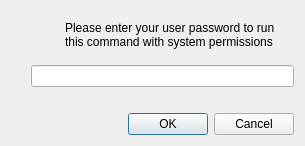
<?xml version="1.0" encoding="UTF-8"?>
<ui version="4.0">
 <class>MainWindow</class>
 <widget class="QMainWindow" name="MainWindow">
  <property name="geometry">
   <rect>
    <x>0</x>
    <y>0</y>
    <width>305</width>
    <height>145</height>
   </rect>
  </property>
  <property name="windowTitle">
   <string>Requesting System Permissions</string>
  </property>
  <property name="windowIcon">
   <iconset resource="qsudo.qrc">
    <normaloff>:/lock.png</normaloff>:/lock.png</iconset>
  </property>
  <widget class="QWidget" name="centralWidget">
   <layout class="QGridLayout" name="gridLayout">
    <item row="2" column="0">
     <layout class="QHBoxLayout" name="horizontalLayout">
      <item>
       <spacer name="horizontalSpacer">
        <property name="orientation">
         <enum>Qt::Horizontal</enum>
        </property>
        <property name="sizeType">
         <enum>QSizePolicy::Fixed</enum>
        </property>
        <property name="sizeHint" stdset="0">
         <size>
          <width>20</width>
          <height>17</height>
         </size>
        </property>
       </spacer>
      </item>
      <item>
       <widget class="QLineEdit" name="passwordLineEdit">
        <property name="echoMode">
         <enum>QLineEdit::Password</enum>
        </property>
       </widget>
      </item>
     </layout>
    </item>
    <item row="0" column="0">
     <layout class="QHBoxLayout" name="horizontalLayout_2">
      <item>
       <widget class="QLabel" name="iconLabel">
        <property name="minimumSize">
         <size>
          <width>48</width>
          <height>48</height>
         </size>
        </property>
        <property name="maximumSize">
         <size>
          <width>48</width>
          <height>16777215</height>
         </size>
        </property>
        <property name="pixmap">
         <pixmap resource="qsudo.qrc">:/lock.png</pixmap>
        </property>
        <property name="alignment">
         <set>Qt::AlignLeading|Qt::AlignLeft|Qt::AlignVCenter</set>
        </property>
       </widget>
      </item>
      <item>
       <widget class="QLabel" name="infoLabel">
        <property name="font">
         <font>
          <weight>50</weight>
          <bold>false</bold>
         </font>
        </property>
        <property name="text">
         <string>Please enter your user password to run this command with system permissions</string>
        </property>
        <property name="alignment">
         <set>Qt::AlignLeading|Qt::AlignLeft|Qt::AlignVCenter</set>
        </property>
        <property name="wordWrap">
         <bool>true</bool>
        </property>
       </widget>
      </item>
     </layout>
    </item>
    <item row="4" column="0">
     <widget class="QDialogButtonBox" name="buttonBox">
      <property name="standardButtons">
       <set>QDialogButtonBox::Cancel|QDialogButtonBox::Ok</set>
      </property>
     </widget>
    </item>
    <item row="3" column="0">
     <widget class="QLabel" name="labelBadPW">
      <property name="styleSheet">
       <string notr="true">color: rgb(255, 15, 7);</string>
      </property>
      <property name="text">
       <string/>
      </property>
     </widget>
    </item>
   </layout>
  </widget>
 </widget>
 <layoutdefault spacing="6" margin="11"/>
 <resources>
  <include location="qsudo.qrc"/>
 </resources>
 <connections/>
</ui>
